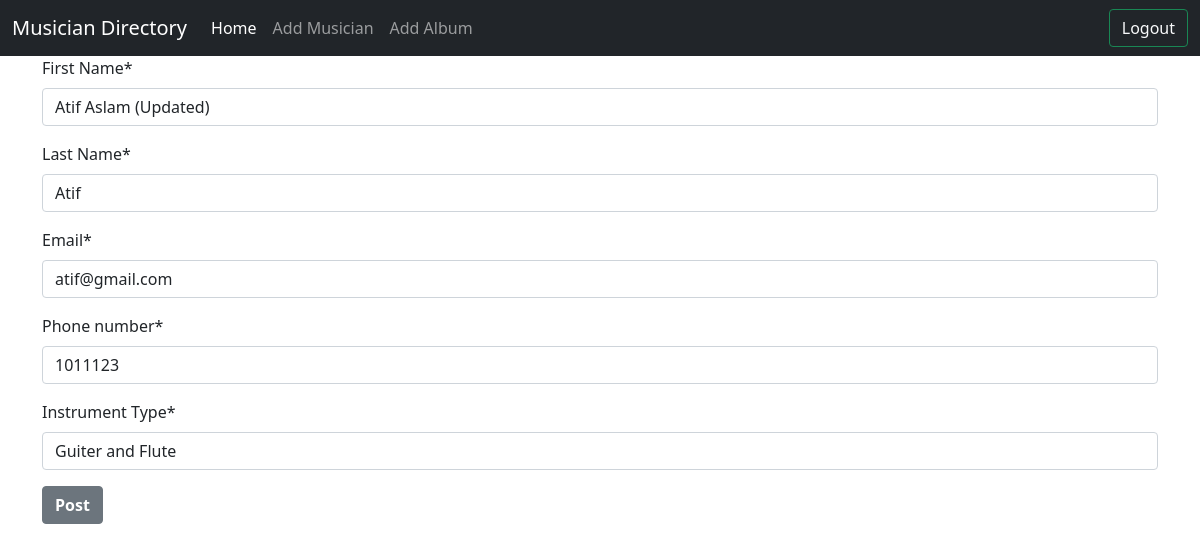
The app's page /musician/edit_musician/10 (signed in) with its own data.
### musician/models.py (models this page shows, shortened)
class Musicians(models.Model):
    First_Name = models.CharField(max_length=30)
    Last_Name = models.CharField(max_length=30)
    Email = models.EmailField()
    Phone_number = models.BigIntegerField()
    Instrument_Type = models.CharField(max_length=40)

### musician/views.py (the view)
# urls.py: path('edit_musician/<int:id>', views.editMusician, name='edit_musician'),
def editMusician(request, id):
    if request.user.is_authenticated:
        edit_musician = models.Musicians.objects.get(pk=id)
        musician = forms.MusicianForm(instance=edit_musician)
        if request.method == 'POST':
            musician = forms.MusicianForm(request.POST, instance=edit_musician)
            if musician.is_valid():
                musician.save()
                return redirect('homepage')
        return render(request, 'musician.html', {'form': musician})
    else:
        return redirect('login')

### musician/forms.py
class MusicianForm(forms.ModelForm):
    class Meta:
        model = Musicians
        fields = '__all__'

### musician/templates/musician.html (shortened to what this page needs)
{% extends 'base.html' %}
{% block content %}
{% load crispy_forms_tags %}
<form action=""
    method="post">
    {{form | crispy}}
    <button type="submit"
        class="btn btn-secondary fw-bold">Post</button>
</form>
{% endblock %}

### records on screen
Musicians: First_Name "Atif Aslam (Updated)", Last_Name "Atif", Email "atif@gmail.com", Phone_number "1011123", Instrument_Type "Guiter and Flute"
